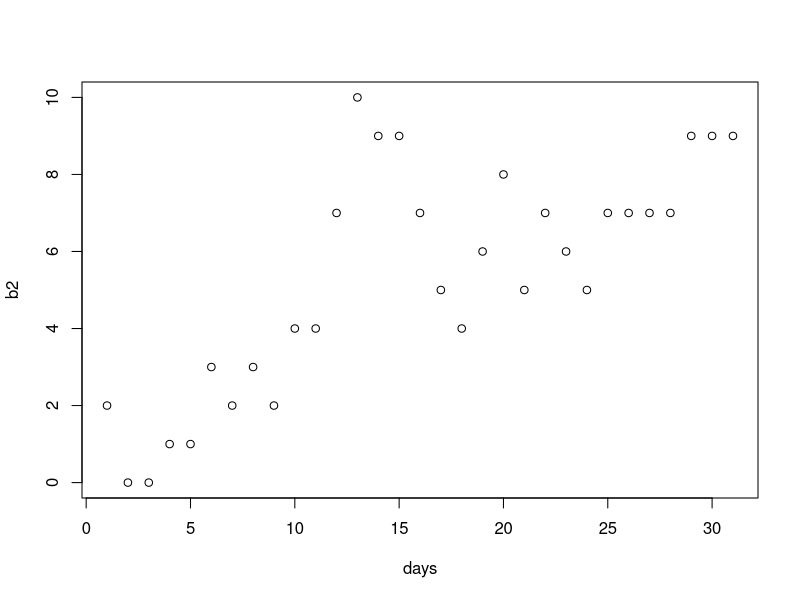

This chart was generated by the following R code:
## user input seed ##
user_seed_input <- 8

## set seed ##
set.seed(user_seed_input)

## generate days ##
days <- seq(1, 31)

## bouquet 1 linear demand ##
b1_demand <- function(day){
  if (day == 5 || day == 6){
    5
  } else if (day == 12 || day == 13){
    10  
  } else if (day == 18){
    16
  } else if (day == 19){
    24
  } else if (day == 20){
    35
  } else if (day == 21){
    21
  } else if (day == 22 || day == 26){
    14
  } else if (day == 27){
    13
  } else {
    y <- 0.4302*day + 1
    y
  }
}

## bouquet 2 linear demand ##
b2_demand <- function(day){
  if (day == 12 || day == 16){
    5
  } else if (day == 12 || day == 13){
    10  
  } else if (day == 13){
    7
  } else if (day == 14){
    10
  } else if (day == 15){
    8
  } else {
    y <- 0.2839*day + 0.5
    y
  }
}

## bouquet 3 linear demand ##
b3_demand <- function(day){
  if (day == 5 || day == 6){
    6
  } else if (day == 12){
    7
  } else if (day == 13){
    8
  } else if (day == 19){
    10
  } else if (day == 20){
    12
  } else if (day == 26 || day == 27){
    15
  } else {
    y <- 0.4379*day + 1
    y
  }
}

## bouquet 4 linear demand ##
b4_demand <- function(day){
  if (day == 5 || day == 6){
    6
  } else if (day == 12 || day == 13){
    11
  } else if (day == 18){
    16
  } else if (day == 19){
    29
  } else if (day == 20){
    40
  } else if (day == 21){
    26
  } else if (day == 22){
    18
  } else if (day == 26){
    15
  } else if (day == 27){
    16
  } else {
    y <- 0.3875*day + 1.8323
    y
  }
}

## bouquet 5 linear demand ##
b5_demand <- function(day){
  if (day == 12){
    7
  } else if (day == 13 || day == 15){
    9
  } else if (day == 14){
    15
  } else if (day == 16){
    6
  } else {
    y <- 0.2173*day + 1.6839
    y
  }
}

## bouquet 6 linear demand ##
b6_demand <- function(day){
  if (day == 5 || day == 6){
    5
  } else if (day == 12 || day == 22){
    13
  } else if (day == 13){
    18
  } else if (day == 14){
    20
  } else if (day == 15){
    16
  } else if (day == 16){
    14
  } else if (day == 18||day == 21){
    15
  } else if (day == 19){
    19
  } else if (day == 20){
    24
  } else if (day == 26){
    17
  } else if (day == 27){
    16
  } else {
    y <- 0.5117*day + 1.3613
    y
  }
}

## function to return a random number from a norm dist ##
normal <- function(mean, sd=1){
  x <- round(rnorm(1, mean=mean, sd=sd), 0)
  x
}

## demand list ##
b1 <- list()
b2 <- list()
b3 <- list()
b4 <- list()
b5 <- list()
b6 <- list()

for (x in days) {
  b1_val <- normal(b1_demand(x))
  b1 <- append(b1, b1_val)
  
  b2_val <- normal(b2_demand(x))
  b2 <- append(b2, b2_val)
  
  b3_val <- normal(b3_demand(x))
  b3 <- append(b3, b3_val)
  
  b4_val <- normal(b4_demand(x))
  b4 <- append(b4, b4_val)
  
  b5_val <- normal(b5_demand(x))
  b5 <- append(b5, b5_val)
  
  b6_val <- normal(b6_demand(x))
  b6 <- append(b6, b6_val)
}

plot(days, b2)